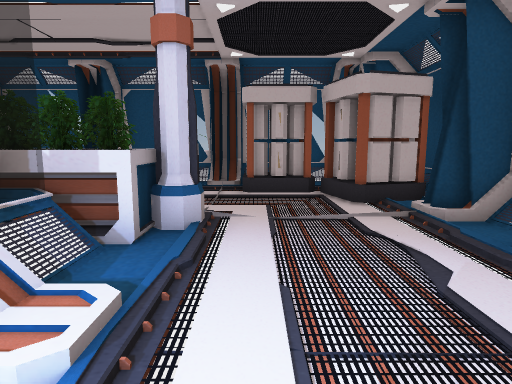
view 1 (above)

18 first-person views from a walk through a 3-D level made in the Unity game engine. The camera is 1.3 m above the floor, tilts 8° down and sees 75° across. Doors are open. The floor is counted in squares, 1 m on a side. Each view is taken from the middle of a square. On the plan, view 1 faces up. The plan holds only what a view shows up to about 14 squares ahead; the rest is blank. The place goes on beyond the plan.

view 2
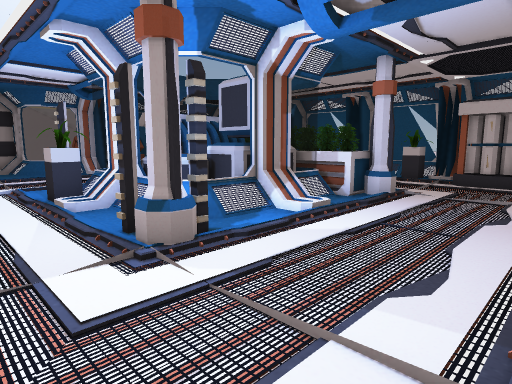

view 3
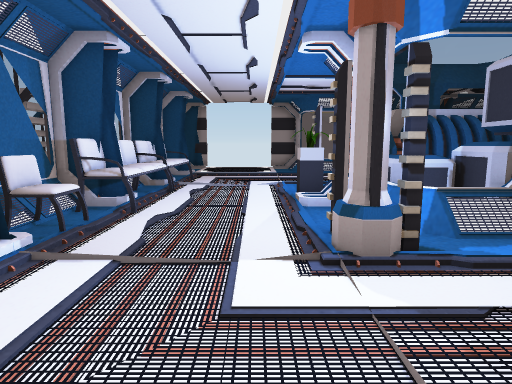

view 4
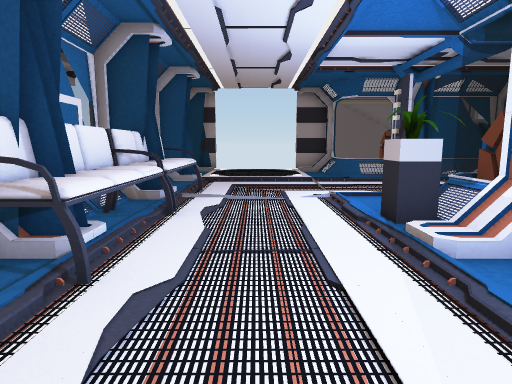

view 5
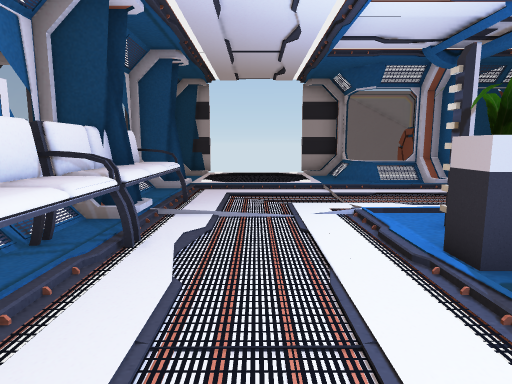

view 6
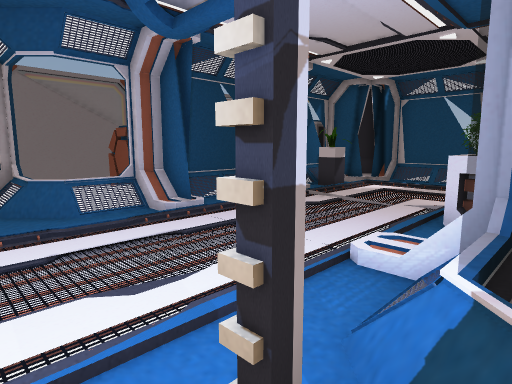

view 7
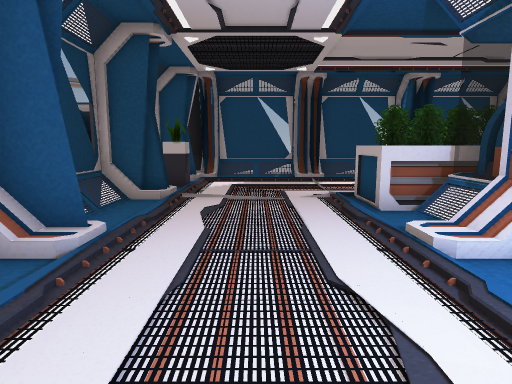

view 8
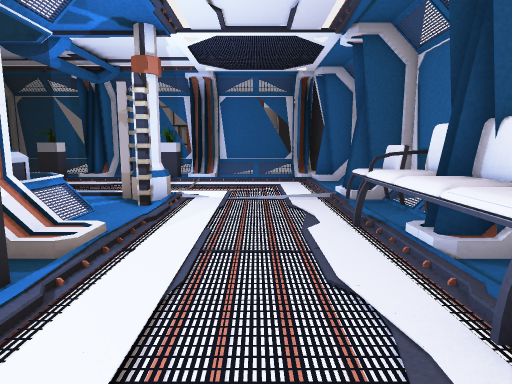

view 9
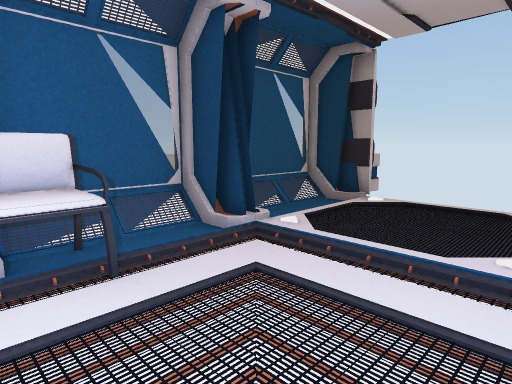

view 10
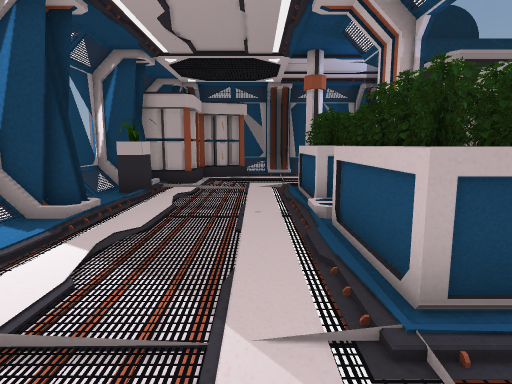

view 11
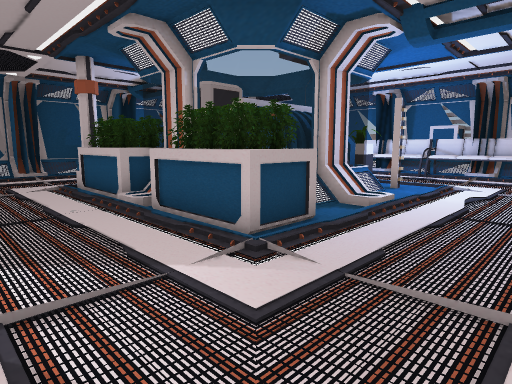

view 12
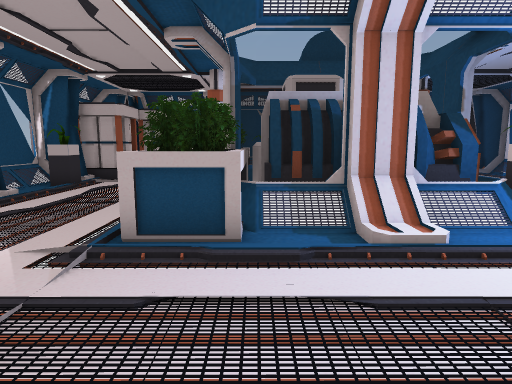

view 13
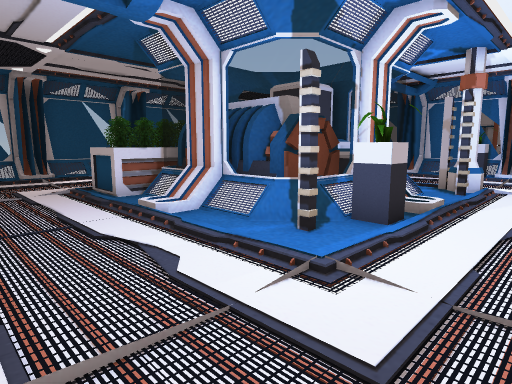

view 14
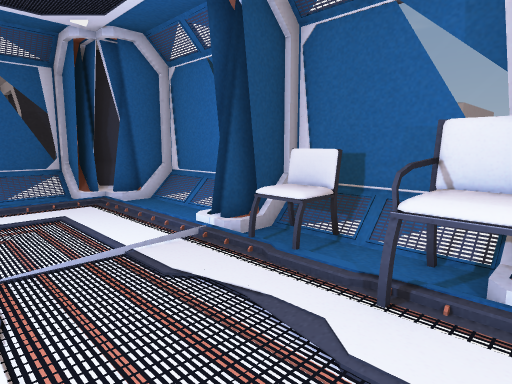

view 15
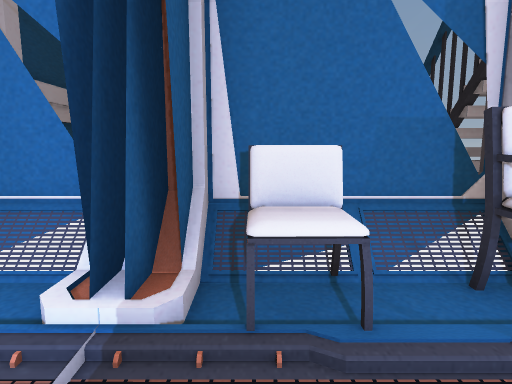

view 16
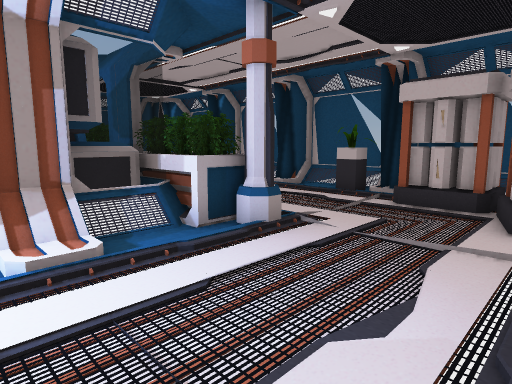

view 17
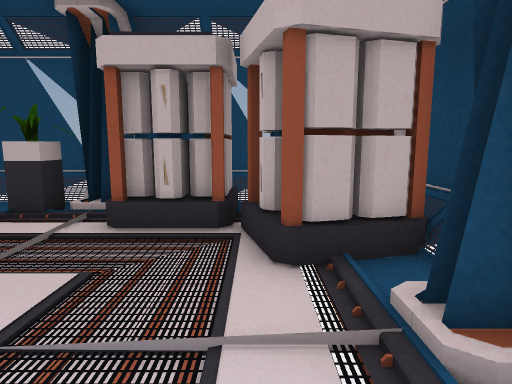

view 18
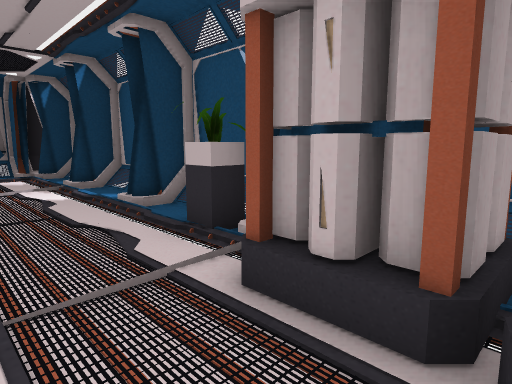

### Floor plan
Key: @ floor where view 1 was taken; # wall or solid block; . main floor; : floor 0.25 m higher than the main floor; / step, stairs or slope; D open door; = window, fence, low wall or low ledge; v drop or lower ground; P plant; B battery; C column; N container; G generator; S sofa; H chair; O other object.
Columns run from 17 left of view 1 to 6 right of it. Each row starts with its distance up from view 1.
 14               OOO
 13                O
 12      ==  ==  ==v  =
 11    v#//##//##//###B##
 10   O##...:...:..P#BB. #
  9   O/.............BBBBB=
  8  OO/P..............BBB=
  7  OO ................./=
  6   O#:....OOO/OOOC....#
  5   O/....OOOO#OOCC..../=
  4   O/.....OGGNNNO....PP=
  3   O/...../GGNNN/...../=
  2 OOO#:...//GGGNN//....#
  1   =/...../GGNNN/.....#
  0  ==/.....#GG#N=#.@.../=
 -1 #//......##P#//C#...PP=
 -2 D.........../..#C....#
 -3 D....................#
 -4 D..................../=
 -5 D..................../=#
 -6 D......SSSSSSSHH#...## #
 -7 #///#//S#SSS#SHH#///#v
 -8  OOOOOOO   OvOOOOO=O
 -9           ###O    O
-10             #O    O

Positions as (right, up) in squares from view 1, and headings:
1: (0, 0), facing up
2: (3, -4), facing up-left
3: (3, -3), facing left
4: (-1, -4), facing left
5: (-3, -4), facing left
6: (-7, -2), facing up-left
7: (-11, -2), facing up
8: (-9, -4), facing right
9: (-9, -2), facing down-left
10: (-11, 7), facing right
11: (-12, 9), facing down-right
12: (-13, 4), facing right
13: (-12, -4), facing up-right
14: (-5, -3), facing down-right
15: (-2, -4), facing down
16: (3, 1), facing up-left
17: (2, 4), facing up
18: (2, 7), facing up-left
